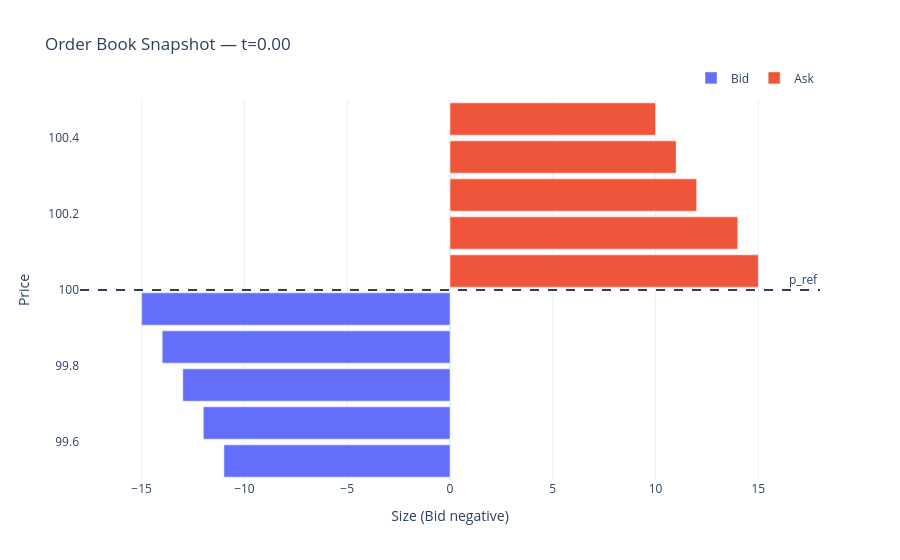
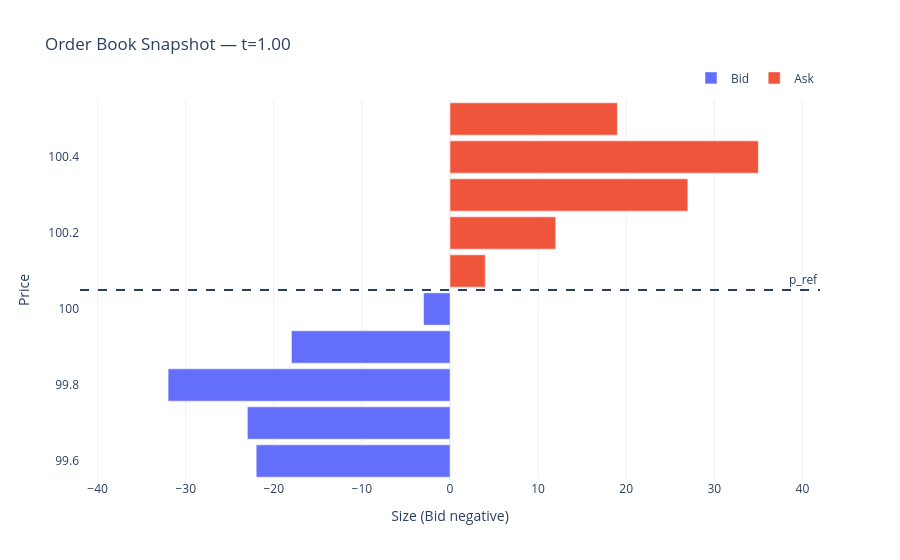
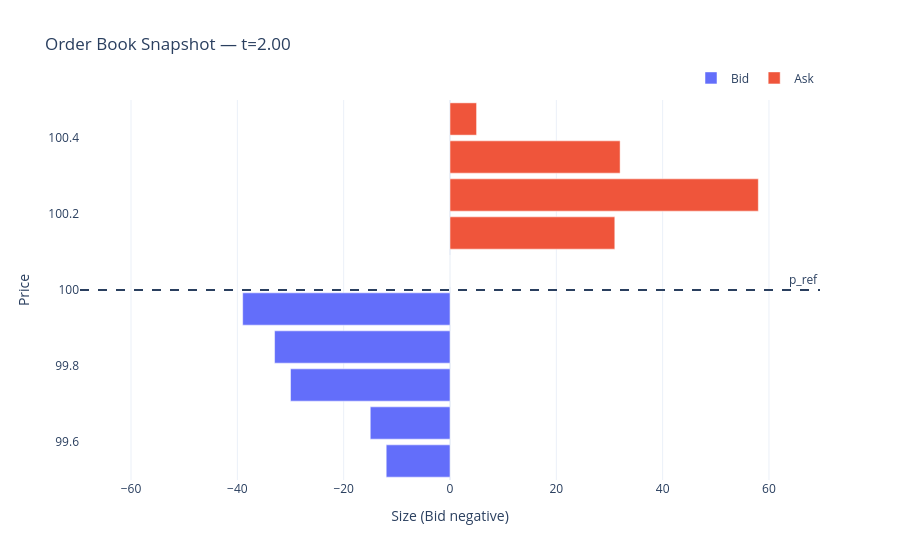
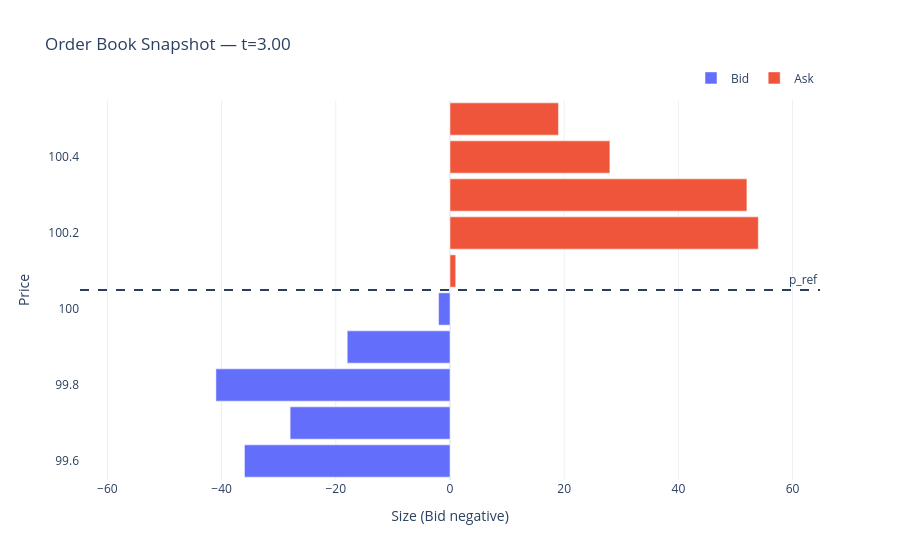

Source (notebook cell) for these figures, in order:
### Markdown cell above
We may plot the Order Book and see how it moves in time

### Code cell
from QR_plot import simulate_and_show
simulate_and_show(ob, T=10, stf=10, Cbound=200, delta=1.0, H=1000)

### Figure 1 — Plotly figure (JSON) as saved in the notebook; plotly's stock layout.template omitted (floating-point values rounded to 4 significant figures)
{"data": [{"name": "Bid", "orientation": "h", "type": "bar", "x": [-11, -12, -13, -14, -15], "y": [99.55, 99.65, 99.75, 99.85, 99.95]}, {"name": "Ask", "orientation": "h", "type": "bar", "x": [15, 14, 12, 11, 10], "y": [100.0, 100.1, 100.2, 100.3, 100.5]}], "layout": {"annotations": [{"showarrow": false, "text": "p_ref", "x": 1, "xanchor": "right", "xref": "x domain", "y": 100, "yanchor": "bottom", "yref": "y"}], "bargap": 0.15, "barmode": "overlay", "legend": {"orientation": "h", "x": 1, "xanchor": "right", "y": 1.02, "yanchor": "bottom"}, "shapes": [{"line": {"dash": "dash"}, "type": "line", "x0": 0, "x1": 1, "xref": "x domain", "y0": 100, "y1": 100, "yref": "y"}], "title": {"text": "Order Book Snapshot — t=0.00"}, "xaxis": {"range": [-18, 18], "title": {"text": "Size (Bid negative)"}, "zeroline": true, "zerolinewidth": 2}, "yaxis": {"title": {"text": "Price"}}}}

### Figure 2 — Plotly figure (JSON) as saved in the notebook; plotly's stock layout.template omitted (floating-point values rounded to 4 significant figures)
{"data": [{"name": "Bid", "orientation": "h", "type": "bar", "x": [-22, -23, -32, -18, -3], "y": [99.6, 99.7, 99.8, 99.9, 100]}, {"name": "Ask", "orientation": "h", "type": "bar", "x": [4, 12, 27, 35, 19], "y": [100.1, 100.2, 100.3, 100.4, 100.5]}], "layout": {"annotations": [{"showarrow": false, "text": "p_ref", "x": 1, "xanchor": "right", "xref": "x domain", "y": 100.0, "yanchor": "bottom", "yref": "y"}], "bargap": 0.15, "barmode": "overlay", "legend": {"orientation": "h", "x": 1, "xanchor": "right", "y": 1.02, "yanchor": "bottom"}, "shapes": [{"line": {"dash": "dash"}, "type": "line", "x0": 0, "x1": 1, "xref": "x domain", "y0": 100.0, "y1": 100.0, "yref": "y"}], "title": {"text": "Order Book Snapshot — t=1.00"}, "xaxis": {"range": [-42, 42], "title": {"text": "Size (Bid negative)"}, "zeroline": true, "zerolinewidth": 2}, "yaxis": {"title": {"text": "Price"}}}}

### Figure 3 — Plotly figure (JSON) as saved in the notebook; plotly's stock layout.template omitted (floating-point values rounded to 4 significant figures)
{"data": [{"name": "Bid", "orientation": "h", "type": "bar", "x": [-12, -15, -30, -33, -39], "y": [99.55, 99.65, 99.75, 99.85, 99.95]}, {"name": "Ask", "orientation": "h", "type": "bar", "x": [0, 31, 58, 32, 5], "y": [100.0, 100.1, 100.2, 100.3, 100.5]}], "layout": {"annotations": [{"showarrow": false, "text": "p_ref", "x": 1, "xanchor": "right", "xref": "x domain", "y": 100, "yanchor": "bottom", "yref": "y"}], "bargap": 0.15, "barmode": "overlay", "legend": {"orientation": "h", "x": 1, "xanchor": "right", "y": 1.02, "yanchor": "bottom"}, "shapes": [{"line": {"dash": "dash"}, "type": "line", "x0": 0, "x1": 1, "xref": "x domain", "y0": 100, "y1": 100, "yref": "y"}], "title": {"text": "Order Book Snapshot — t=2.00"}, "xaxis": {"range": [-69.6, 69.6], "title": {"text": "Size (Bid negative)"}, "zeroline": true, "zerolinewidth": 2}, "yaxis": {"title": {"text": "Price"}}}}

### Figure 4 — Plotly figure (JSON) as saved in the notebook; plotly's stock layout.template omitted (floating-point values rounded to 4 significant figures)
{"data": [{"name": "Bid", "orientation": "h", "type": "bar", "x": [-36, -28, -41, -18, -2], "y": [99.6, 99.7, 99.8, 99.9, 100]}, {"name": "Ask", "orientation": "h", "type": "bar", "x": [1, 54, 52, 28, 19], "y": [100.1, 100.2, 100.3, 100.4, 100.5]}], "layout": {"annotations": [{"showarrow": false, "text": "p_ref", "x": 1, "xanchor": "right", "xref": "x domain", "y": 100.0, "yanchor": "bottom", "yref": "y"}], "bargap": 0.15, "barmode": "overlay", "legend": {"orientation": "h", "x": 1, "xanchor": "right", "y": 1.02, "yanchor": "bottom"}, "shapes": [{"line": {"dash": "dash"}, "type": "line", "x0": 0, "x1": 1, "xref": "x domain", "y0": 100.0, "y1": 100.0, "yref": "y"}], "title": {"text": "Order Book Snapshot — t=3.00"}, "xaxis": {"range": [-64.8, 64.8], "title": {"text": "Size (Bid negative)"}, "zeroline": true, "zerolinewidth": 2}, "yaxis": {"title": {"text": "Price"}}}}
